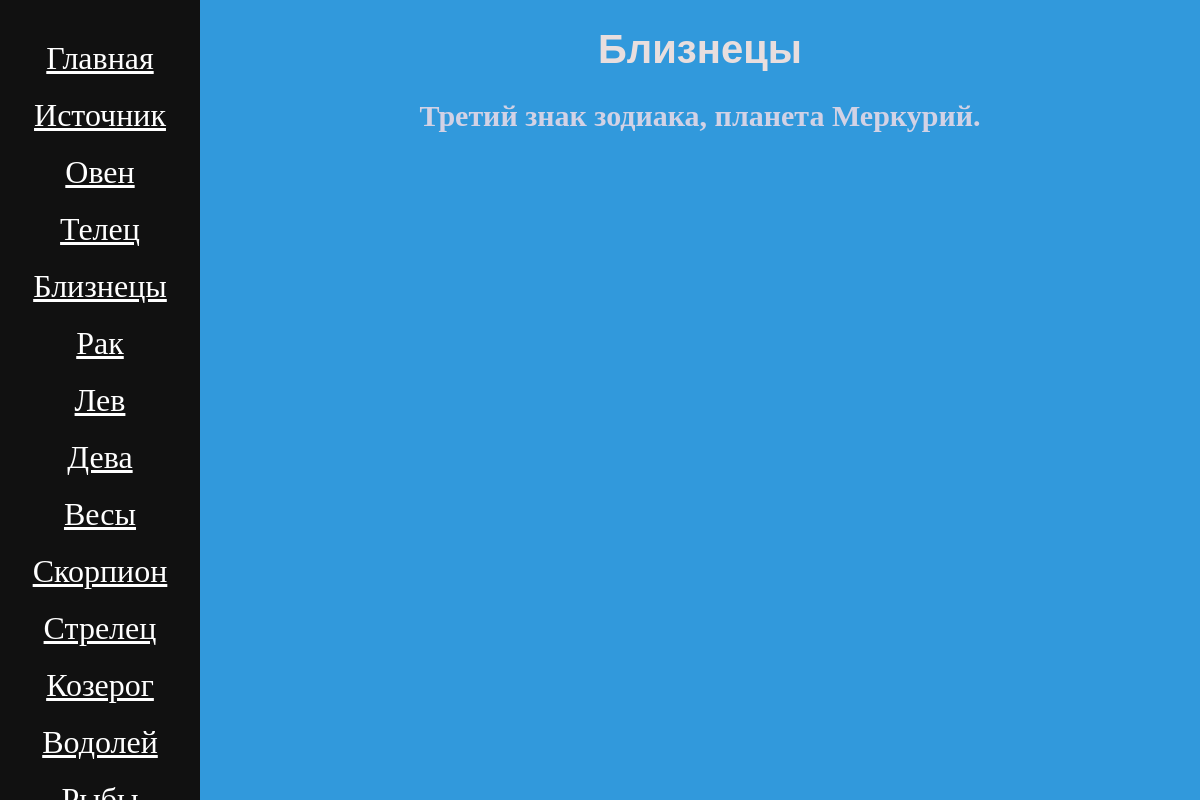
The page /gemini on the database its author committed.
### horoscope/models.py (models this page shows, shortened)
class ZodiakSing(models.Model):
    name = models.CharField(max_length=255)
    code = models.CharField(max_length=45, unique=True)
    description = models.TextField(blank=True)
    date_from = models.DateField()
    date_to = models.DateField()
    elements = models.ForeignKey(Elements, on_delete=models.PROTECT)

### horoscope/views.py (the view)
# urls.py: path('<str:code>', views.get_sing_zodiac, name='sign_zodiac'),
def get_sing_zodiac(request, code):
    context = {
        'zodiac_sing': ZodiakSing.objects.get(code=code),
        'zodiac_sings': ZodiakSing.objects.all(),
    }
    return render(request, 'horoscope/info_zodiac.html', context=context)

### horoscope/templates/horoscope/info_zodiac.html (shortened to what this page needs)
{% extends 'base.html' %}
{% load static %}
{% load my_filter %}
{% block cssadd %}
<link rel="stylesheet" href="{% static 'horoscope/css/info.css' %}">
{% endblock %}
{% block content %}
{% include 'includes/navbar.html' %}
    <h1>{{ zodiac_sing.name }}</h1>
    <h2>{{ zodiac_sing.description }}</h2>
{% endblock %}

### horoscope/templates/includes/navbar.html
{% load my_filter %}
<nav>
    <a href="{% url 'index'  %}">Главная</a>
    <a href="google.com">Источник</a>
    {% for zodiac_sing in zodiac_sings %}
        <a href="{% url 'sign_zodiac' code=zodiac_sing.code %}">{{zodiac_sing.name}}</a>
    {% endfor %}
</nav>

### static/css/base.css (style rules this page uses)
html { background-color: #3199dc; }
nav { text-align: center; color: white; font-size: 2rem; height: 100%; width: 200px; position: fixed; z-index: 1; top: 0; left: 0; background-color: #111; overflow-x: hidden; padding-top: 20px; }
nav a { color: white; display: block; font-size: 2rem; margin: 20px; }

### horoscope/static/horoscope/css/info.css (style rules this page uses)
h2 { color: #d2d2e5; text-align: center; font-family: "Comic Sans MS", "Comic Sans", cursive; font-size: 30px; margin-left: 200px; }
h1 { color: #e8dede; text-align: center; font-family: Geneva, Arial, Helvetica, sans-serif; font-size: 40px; margin-left: 200px; }

### rows shown on the page
ZodiakSing: name "Овен"
ZodiakSing: name "Телец"
ZodiakSing: name "Близнецы", description "Третий знак зодиака, планета Меркурий."
ZodiakSing: name "Рак"
ZodiakSing: name "Лев"
ZodiakSing: name "Дева"
ZodiakSing: name "Весы"
ZodiakSing: name "Скорпион"
ZodiakSing: name "Стрелец"
ZodiakSing: name "Козерог"
ZodiakSing: name "Водолей"
